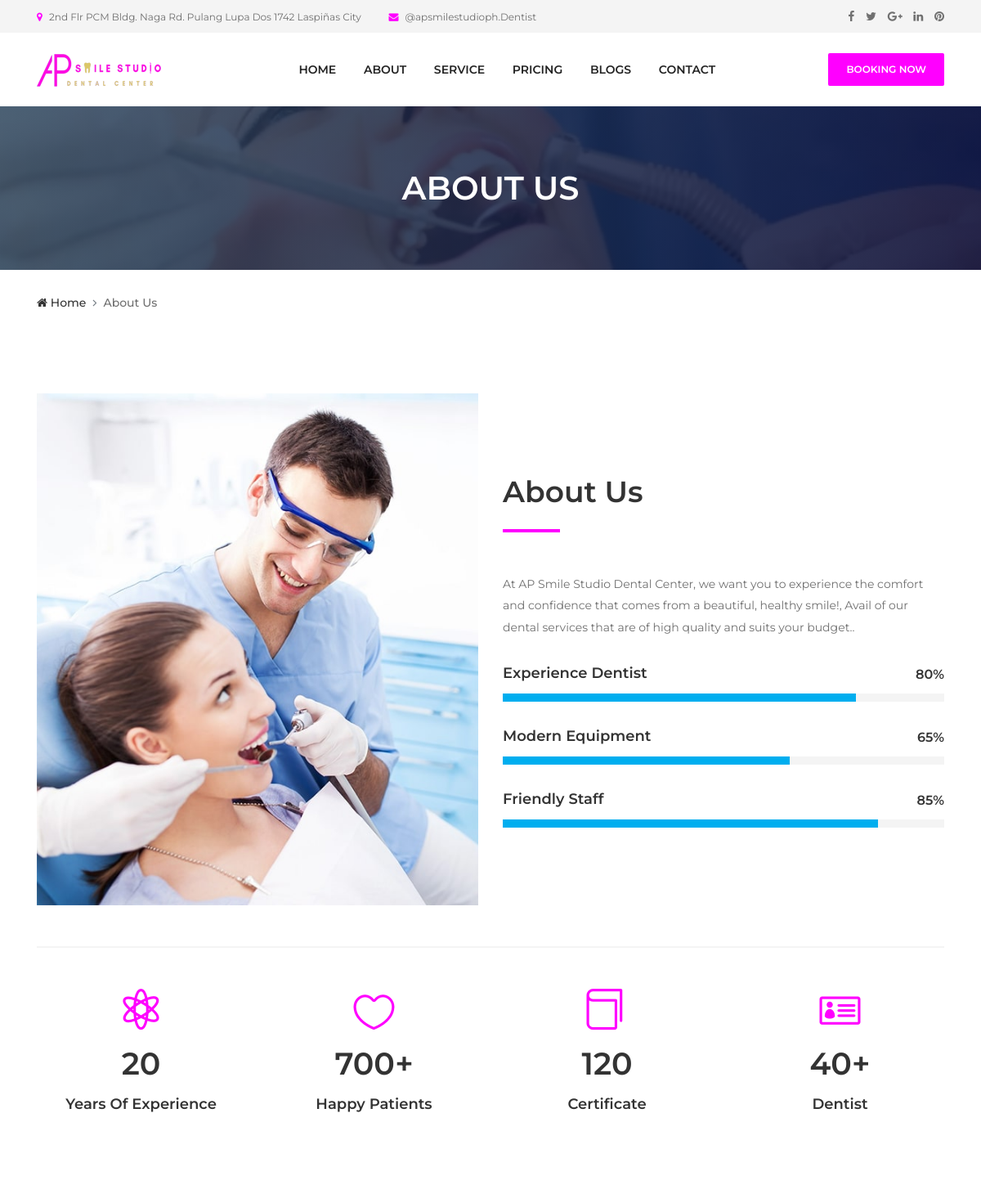
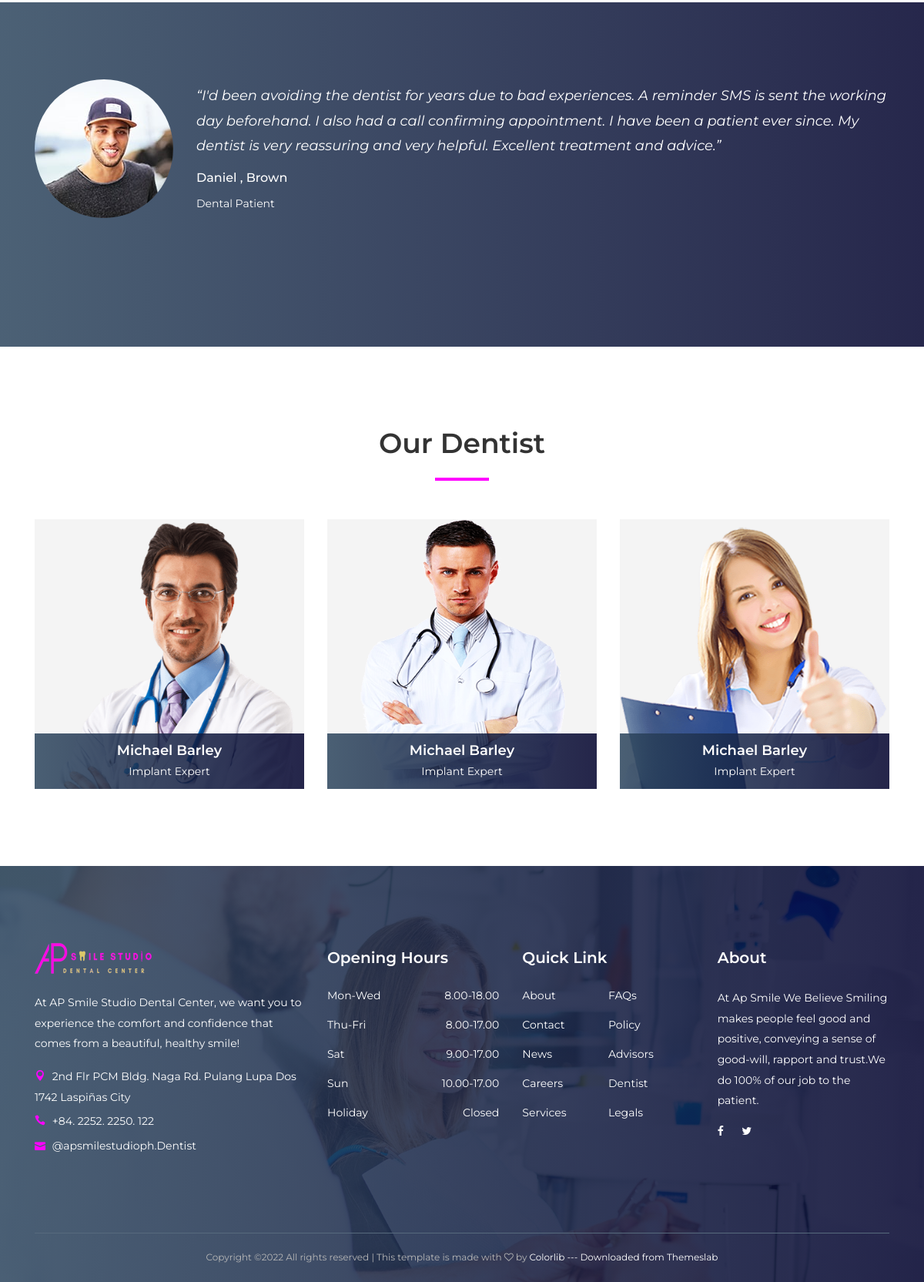
/about.html, run on the app's committed database (2 pictures, top to bottom).
### website/models.py (models this page shows, shortened)
class Testimonial(models.Model):
	Img_testimonial = models.ImageField(null=True, blank=True, upload_to="images/")
	Testimonial_content = models.TextField(max_length=1000)
	Testimonial_Name = models.CharField(max_length=250)
	Testimonial_Identity = models.CharField(max_length=250)

### website/views.py (the view)
# urls.py: path('about.html', views.about, name="about"),
def about(request):
	testimonial_list = Testimonial.objects.all()
	return render(request, 'about.html', {'testimonial_list': testimonial_list})

### website/templates/about.html (shortened to what this page needs)
{% extends 'base.html' %}
{% load static %}
{% block content %}
  <div class="breadcumb-area bg-img bg-gradient-overlay" style="background-image: url({% static 'website/img/bg-img/12.jpg' %});">
    <div class="container h-100">
      <div class="row h-100 align-items-center">
        <div class="col-12">
          <h2 class="title">About Us</h2>
        </div>
      </div>
    </div>
  </div>
  <div class="breadcumb--con">
    <div class="container">
      <div class="row">
        <div class="col-12">
          <nav aria-label="breadcrumb">
            <ol class="breadcrumb">
              <li class="breadcrumb-item"><a href="#"><i class="fa fa-home"></i> Home</a></li>
              <li class="breadcrumb-item active" aria-current="page">About Us</li>
            </ol>
          </nav>
        </div>
      </div>
    </div>
  </div>
  <section class="dento-about-us-area mt-70">
    <div class="container">
      <div class="row align-items-center">
        <div class="col-12 col-md-6">
          <div class="about-us-thumbnail mb-50">
            <img src="{% static 'website/img/bg-img/15.jpg' %}" alt="">
          </div>
        </div>
        <div class="col-12 col-md-6">
          <div class="about-us-content mb-50">
            <div class="section-heading">
              <h2>About Us</h2>
              <div class="line"></div>
            </div>
            <p>At AP Smile Studio Dental Center, we want you to experience the comfort and confidence that comes from a beautiful, healthy smile!, Avail of our dental services that are of high quality and suits your budget..</p>
            <div class="single-skills-area mt-30">
              <h6>Experience Dentist</h6>
              <div id="bar1" class="barfiller">
                <span class="tip"></span>
                <span class="fill" data-percentage="80"></span>
              </div>
            </div>
            <div class="single-skills-area mt-30">
              <h6>Modern Equipment</h6>
              <div id="bar2" class="barfiller">
                <span class="tip"></span>
                <span class="fill" data-percentage="65"></span>
              </div>
            </div>
            <div class="single-skills-area mt-30">
              <h6>Friendly Staff</h6>
              <div id="bar3" class="barfiller">
                <span class="tip"></span>
                <span class="fill" data-percentage="85"></span>
              </div>
            </div>
          </div>
        </div>
      </div>
    </div>
  </section>
  <div class="container">
    <div class="dento-border clearfix"></div>
  </div>
  <section class="dento-cta-area">
    <div class="container">
      <div class="row">
        <div class="col-12 col-sm-6 col-lg-3">
          <div class="single-cta text-center mt-50 mb-100">
            <i class="icon_genius"></i>
            <h2><span class="counter">20</span></h2>
            <h5>Years Of Experience</h5>
          </div>
        </div>
        <div class="col-12 col-sm-6 col-lg-3">
          <div class="single-cta text-center mt-50 mb-100">
            <i class="icon_heart_alt"></i>
            <h2><span class="counter">700</span>+</h2>
            <h5>Happy Patients</h5>
          </div>
        </div>
        <div class="col-12 col-sm-6 col-lg-3">
          <div class="single-cta text-center mt-50 mb-100">
            <i class="icon_book_alt"></i>
            <h2><span class="counter">120</span></h2>
            <h5>Certificate</h5>
          </div>
        </div>
        <div class="col-12 col-sm-6 col-lg-3">
          <div class="single-cta text-center mt-50 mb-100">
            <i class="icon_id"></i>
            <h2><span class="counter">40</span>+</h2>
            <h5>Dentist</h5>
          </div>
        </div>
      </div>
    </div>
  </section>
  <section class="testimonials-area section-padding-100 bg-img bg-gradient-overlay jarallax clearfix" style="background-image: url('{% static 'website/img/bg-img/7.jpg' %}');">
    <div class="container">
      {% for Testimonial in testimonial_list %}
      <div class="row">
        <div class="col-12">
          <div class="testimonials-slides owl-carousel">
            <div class="single-testimonial-slide d-flex align-items-center">
              <div class="testimonial-thumb">
                <img src="{{ Testimonial.Img_testimonial.url }}" alt="">
              </div>
              <div class="testimonial-content">
                <h5>{{ Testimonial.Testimonial_content }}</h5>
                <h6>{{ Testimonial.Testimonial_Name }}</h6>
                <p>{{ Testimonial.Testimonial_Identity }}</p>
              </div>
            </div>
            {% endfor %}
              </div>
            </div>
      </div>
    </div>
  </section>
  <section class="dentist-area section-padding-100-0">
    <div class="container">
      <div class="row">
        <div class="col-12">
          <div class="section-heading text-center">
            <h2>Our Dentist</h2>
            <div class="line"></div>
          </div>
        </div>
      </div>
      <div class="row">
        <div class="col-12 col-sm-6 col-md-4">
          <div class="single-dentist-area mb-100">
            <img src="{% static 'website/img/bg-img/9.png' %}" alt="">
            <div class="dentist-content">
              <div class="dentist-info bg-gradient-overlay">
                <h5>Michael Barley</h5>
                <p>Implant Expert</p>
              </div>
            </div>
          </div>
        </div>
        <div class="col-12 col-sm-6 col-md-4">
          <div class="single-dentist-area mb-100">
            <img src="{% static 'website/img/bg-img/10.png' %}" alt="">
            <div class="dentist-content">
              <div class="dentist-info bg-gradient-overlay">
                <h5>Michael Barley</h5>
                <p>Implant Expert</p>
              </div>
            </div>
          </div>
        </div>
        <div class="col-12 col-sm-6 col-md-4">
          <div class="single-dentist-area mb-100">
            <img src="{% static 'website/img/bg-img/11.png' %}" alt="">
            <div class="dentist-content">
              <div class="dentist-info bg-gradient-overlay">
                <h5>Michael Barley</h5>
                <p>Implant Expert</p>
              </div>
            </div>
          </div>
        </div>
      </div>
    </div>
  </section>
{% endblock %}

### static/website/css/default-assets/classy-nav.css (style rules this page uses)
body { font-family: "Roboto", sans-serif; }
img { height: auto; max-width: 100%; }
.bg-img { background-position: center center; background-size: cover; background-repeat: no-repeat; }

### data on the page
Testimonial: Img_testimonial (picture), Testimonial_content "“I'd been avoiding the dentist for years due to bad experiences. A reminder SMS is sent the working day beforehand. I also had a call confirming appointment. I have been a patient ever since. My dentist is very reassuring and very helpful. Excellent treatment and advice.”", Testimonial_Name "Daniel , Brown", Testimonial_Identity "Dental Patient"
